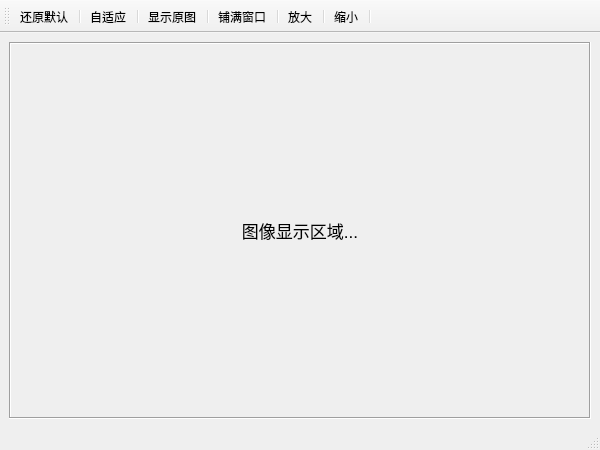
<?xml version="1.0" encoding="UTF-8"?>
<ui version="4.0">
 <class>imgView</class>
 <widget class="QMainWindow" name="imgView">
  <property name="geometry">
   <rect>
    <x>0</x>
    <y>0</y>
    <width>600</width>
    <height>450</height>
   </rect>
  </property>
  <property name="sizePolicy">
   <sizepolicy hsizetype="Preferred" vsizetype="Preferred">
    <horstretch>0</horstretch>
    <verstretch>0</verstretch>
   </sizepolicy>
  </property>
  <property name="minimumSize">
   <size>
    <width>400</width>
    <height>300</height>
   </size>
  </property>
  <property name="windowTitle">
   <string>imgView</string>
  </property>
  <widget class="QWidget" name="centralwidget">
   <layout class="QGridLayout" name="gridLayout">
    <item row="0" column="0">
     <widget class="QScrollArea" name="scrollArea">
      <property name="sizePolicy">
       <sizepolicy hsizetype="Preferred" vsizetype="Preferred">
        <horstretch>0</horstretch>
        <verstretch>0</verstretch>
       </sizepolicy>
      </property>
      <property name="frameShape">
       <enum>QFrame::Box</enum>
      </property>
      <property name="frameShadow">
       <enum>QFrame::Sunken</enum>
      </property>
      <property name="widgetResizable">
       <bool>true</bool>
      </property>
      <property name="alignment">
       <set>Qt::AlignLeading|Qt::AlignLeft|Qt::AlignVCenter</set>
      </property>
      <widget class="QWidget" name="scrollAreaWidgetContents">
       <property name="geometry">
        <rect>
         <x>0</x>
         <y>0</y>
         <width>578</width>
         <height>343</height>
        </rect>
       </property>
       <property name="sizePolicy">
        <sizepolicy hsizetype="Preferred" vsizetype="Preferred">
         <horstretch>0</horstretch>
         <verstretch>0</verstretch>
        </sizepolicy>
       </property>
       <layout class="QGridLayout" name="gridLayout_2">
        <item row="0" column="0">
         <widget class="QLabel" name="imgViewLab">
          <property name="sizePolicy">
           <sizepolicy hsizetype="Preferred" vsizetype="Preferred">
            <horstretch>0</horstretch>
            <verstretch>0</verstretch>
           </sizepolicy>
          </property>
          <property name="font">
           <font>
            <pointsize>13</pointsize>
           </font>
          </property>
          <property name="frameShape">
           <enum>QFrame::NoFrame</enum>
          </property>
          <property name="frameShadow">
           <enum>QFrame::Plain</enum>
          </property>
          <property name="text">
           <string>图像显示区域...</string>
          </property>
          <property name="scaledContents">
           <bool>false</bool>
          </property>
          <property name="alignment">
           <set>Qt::AlignCenter</set>
          </property>
         </widget>
        </item>
       </layout>
      </widget>
     </widget>
    </item>
   </layout>
  </widget>
  <widget class="QMenuBar" name="menubar">
   <property name="geometry">
    <rect>
     <x>0</x>
     <y>0</y>
     <width>600</width>
     <height>26</height>
    </rect>
   </property>
  </widget>
  <widget class="QStatusBar" name="statusbar"/>
  <widget class="QToolBar" name="toolBar">
   <property name="windowTitle">
    <string>toolBar</string>
   </property>
   <attribute name="toolBarArea">
    <enum>TopToolBarArea</enum>
   </attribute>
   <attribute name="toolBarBreak">
    <bool>false</bool>
   </attribute>
   <addaction name="actRestore"/>
   <addaction name="separator"/>
   <addaction name="actAdapt"/>
   <addaction name="separator"/>
   <addaction name="actOriginalSize"/>
   <addaction name="separator"/>
   <addaction name="actStretch"/>
   <addaction name="separator"/>
   <addaction name="actZoomIn"/>
   <addaction name="separator"/>
   <addaction name="actZoomOut"/>
   <addaction name="separator"/>
  </widget>
  <action name="actAdapt">
   <property name="icon">
    <iconset resource="res.qrc">
     <normaloff>:/imgview/images/adapt.png</normaloff>:/imgview/images/adapt.png</iconset>
   </property>
   <property name="text">
    <string>自适应</string>
   </property>
   <property name="toolTip">
    <string>使图像自适应窗口大小</string>
   </property>
  </action>
  <action name="actZoomIn">
   <property name="icon">
    <iconset resource="res.qrc">
     <normaloff>:/imgview/images/zoomin.png</normaloff>:/imgview/images/zoomin.png</iconset>
   </property>
   <property name="text">
    <string>放大</string>
   </property>
   <property name="toolTip">
    <string>放大图像</string>
   </property>
  </action>
  <action name="actZoomOut">
   <property name="icon">
    <iconset resource="res.qrc">
     <normaloff>:/imgview/images/zoomout.png</normaloff>:/imgview/images/zoomout.png</iconset>
   </property>
   <property name="text">
    <string>缩小</string>
   </property>
   <property name="toolTip">
    <string>缩小图像</string>
   </property>
  </action>
  <action name="actRestore">
   <property name="icon">
    <iconset resource="res.qrc">
     <normaloff>:/imgview/images/restore.png</normaloff>:/imgview/images/restore.png</iconset>
   </property>
   <property name="text">
    <string>还原默认</string>
   </property>
   <property name="toolTip">
    <string>将窗口和图像还原至默认大小</string>
   </property>
  </action>
  <action name="actOriginalSize">
   <property name="icon">
    <iconset resource="res.qrc">
     <normaloff>:/imgview/images/originalsize.png</normaloff>:/imgview/images/originalsize.png</iconset>
   </property>
   <property name="text">
    <string>显示原图</string>
   </property>
   <property name="toolTip">
    <string>以图像的原大小显示</string>
   </property>
  </action>
  <action name="actStretch">
   <property name="checkable">
    <bool>true</bool>
   </property>
   <property name="icon">
    <iconset resource="res.qrc">
     <normaloff>:/imgview/images/stretch.png</normaloff>:/imgview/images/stretch.png</iconset>
   </property>
   <property name="text">
    <string>铺满窗口</string>
   </property>
   <property name="toolTip">
    <string>将图像铺满窗口</string>
   </property>
  </action>
 </widget>
 <resources>
  <include location="res.qrc"/>
 </resources>
 <connections/>
</ui>
